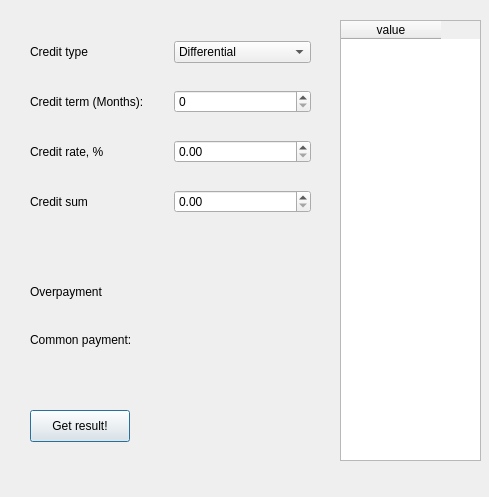
<?xml version="1.0" encoding="UTF-8"?>
<ui version="4.0">
 <class>Credit_form</class>
 <widget class="QDialog" name="Credit_form">
  <property name="geometry">
   <rect>
    <x>0</x>
    <y>0</y>
    <width>489</width>
    <height>497</height>
   </rect>
  </property>
  <property name="windowTitle">
   <string>Credit</string>
  </property>
  <widget class="QPushButton" name="pushButton">
   <property name="geometry">
    <rect>
     <x>30</x>
     <y>410</y>
     <width>100</width>
     <height>32</height>
    </rect>
   </property>
   <property name="text">
    <string>Get result!</string>
   </property>
  </widget>
  <widget class="QTableWidget" name="tableWidget">
   <property name="geometry">
    <rect>
     <x>340</x>
     <y>20</y>
     <width>141</width>
     <height>441</height>
    </rect>
   </property>
   <column>
    <property name="text">
     <string>value</string>
    </property>
   </column>
  </widget>
  <widget class="QWidget" name="gridLayoutWidget">
   <property name="geometry">
    <rect>
     <x>30</x>
     <y>20</y>
     <width>281</width>
     <height>217</height>
    </rect>
   </property>
   <layout class="QGridLayout" name="gridLayout">
    <item row="0" column="0">
     <widget class="QLabel" name="label_2">
      <property name="text">
       <string>Credit type</string>
      </property>
     </widget>
    </item>
    <item row="0" column="1">
     <widget class="QComboBox" name="comboBox">
      <item>
       <property name="text">
        <string>Differential </string>
       </property>
      </item>
      <item>
       <property name="text">
        <string>Annuitet</string>
       </property>
      </item>
     </widget>
    </item>
    <item row="1" column="0">
     <widget class="QLabel" name="label_3">
      <property name="text">
       <string>Credit term (Months):</string>
      </property>
     </widget>
    </item>
    <item row="2" column="0">
     <widget class="QLabel" name="label_4">
      <property name="text">
       <string>Credit rate, %</string>
      </property>
     </widget>
    </item>
    <item row="3" column="0">
     <widget class="QLabel" name="label_5">
      <property name="text">
       <string>Credit sum</string>
      </property>
     </widget>
    </item>
    <item row="2" column="1">
     <widget class="QDoubleSpinBox" name="doubleSpinBox_2">
      <property name="maximum">
       <double>100.000000000000000</double>
      </property>
     </widget>
    </item>
    <item row="3" column="1">
     <widget class="QDoubleSpinBox" name="doubleSpinBox_3">
      <property name="maximum">
       <double>100000000.000000000000000</double>
      </property>
     </widget>
    </item>
    <item row="1" column="1">
     <widget class="QSpinBox" name="spinBox">
      <property name="maximum">
       <number>300</number>
      </property>
     </widget>
    </item>
   </layout>
  </widget>
  <widget class="QWidget" name="gridLayoutWidget_2">
   <property name="geometry">
    <rect>
     <x>30</x>
     <y>270</y>
     <width>281</width>
     <height>91</height>
    </rect>
   </property>
   <layout class="QGridLayout" name="gridLayout_2">
    <item row="1" column="0">
     <widget class="QLabel" name="label_6">
      <property name="text">
       <string>Overpayment</string>
      </property>
     </widget>
    </item>
    <item row="2" column="0">
     <widget class="QLabel" name="label_9">
      <property name="text">
       <string>Common payment:</string>
      </property>
     </widget>
    </item>
    <item row="2" column="1">
     <widget class="QLabel" name="label_common_payment">
      <property name="text">
       <string/>
      </property>
     </widget>
    </item>
    <item row="1" column="1">
     <widget class="QLabel" name="label_overpayment">
      <property name="text">
       <string/>
      </property>
     </widget>
    </item>
   </layout>
  </widget>
 </widget>
 <resources/>
 <connections/>
</ui>
